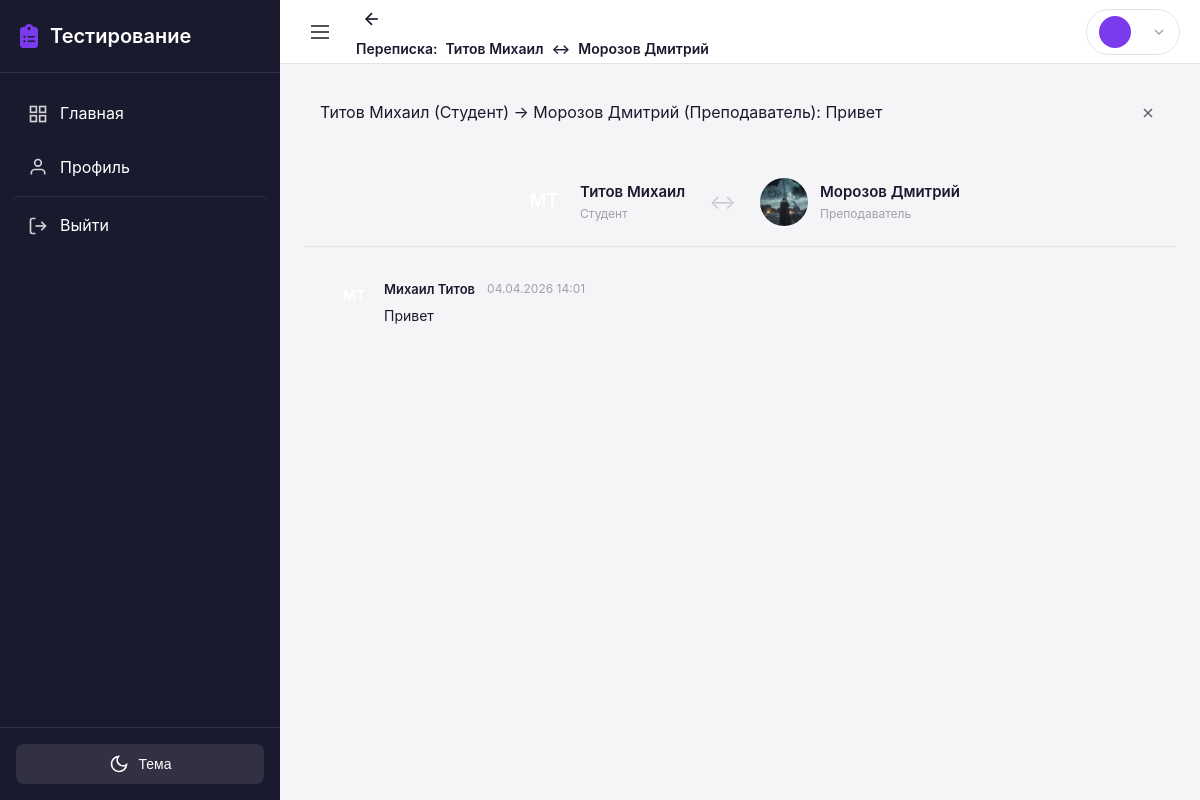
The page /chat/admin/4/5/ (signed in) on the database as committed earlier.
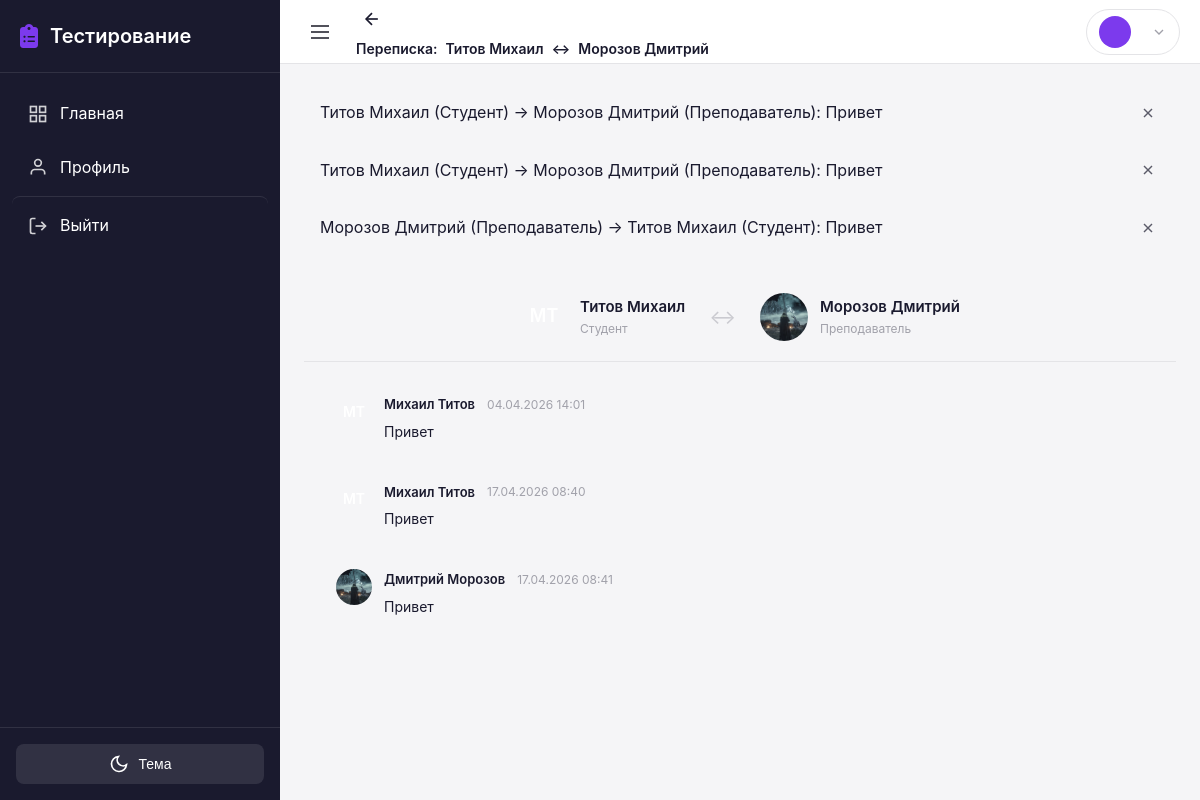
The same page on the database as committed later.
### chat/models.py (models this page shows, shortened)
class Message(models.Model):
    sender = models.ForeignKey(
        settings.AUTH_USER_MODEL,
        on_delete=models.CASCADE,
        related_name='sent_messages',
        verbose_name='Отправитель',
    )
    receiver = models.ForeignKey(
        settings.AUTH_USER_MODEL,
        on_delete=models.CASCADE,
        related_name='received_messages',
        verbose_name='Получатель',
    )
    text = models.TextField(verbose_name='Текст сообщения')
    is_read = models.BooleanField(default=False, verbose_name='Прочитано')
    created_at = models.DateTimeField(auto_now_add=True, verbose_name='Дата отправки')
    class Meta:
        verbose_name = 'Сообщение'
        verbose_name_plural = 'Сообщения'
        ordering = ['created_at']
        indexes = [
            models.Index(fields=['sender', 'receiver', 'created_at']),
            models.Index(fields=['receiver', 'is_read']),
        ]
    def __str__(self):
        return f'{self.sender} -> {self.receiver}: {self.text[:50]}'
    @classmethod
    def get_conversation(cls, user1, user2):
        return cls.objects.filter(
            Q(sender=user1, receiver=user2) | Q(sender=user2, receiver=user1)
        ).select_related('sender', 'receiver')

### users/models.py (models this page shows, shortened)
class User(AbstractUser):
    role = models.CharField(
        max_length=10,
        choices=UserRole.choices,
        default=UserRole.STUDENT,
        verbose_name='Роль'
    )
    phone = models.CharField(
        max_length=20,
        blank=True,
        verbose_name='Телефон'
    )
    birth_date = models.DateField(
        null=True,
        blank=True,
        verbose_name='Дата рождения'
    )
    patronymic = models.CharField(
        max_length=100,
        blank=True,
        verbose_name='Отчество'
    )
    class Meta:
        verbose_name = 'Пользователь'
        verbose_name_plural = 'Пользователи'
    def __str__(self):
        return f"{self.last_name} {self.first_name} ({self.get_role_display()})"
    @property
    def is_teacher(self):
        return self.role == UserRole.TEACHER
    @property
    def is_student(self):
        return self.role == UserRole.STUDENT

class Profile(models.Model):
    user = models.OneToOneField(
        User,
        on_delete=models.CASCADE,
        related_name='profile',
        verbose_name='Пользователь'
    )
    avatar = models.ImageField(
        upload_to='avatars/',
        null=True,
        blank=True,
        verbose_name='Аватар'
    )
    bio = models.TextField(
        blank=True,
        verbose_name='О себе'
    )
    group = models.ForeignKey(
        'groups.Group',
        on_delete=models.SET_NULL,
        null=True,
        blank=True,
        related_name='students',
        verbose_name='Группа',
        help_text='Группа, к которой принадлежит студент'
    )
    real_group = models.CharField(
        max_length=50,
        blank=True,
        verbose_name='Реальная группа',
        help_text='Для студентов после 11 класса (например, 11ИС-1/26)'
    )
    created_at = models.DateTimeField(
        auto_now_add=True,
        verbose_name='Дата создания'
    )
    updated_at = models.DateTimeField(
        auto_now=True,
        verbose_name='Дата обновления'
    )
    class Meta:
        verbose_name = 'Профиль'
        verbose_name_plural = 'Профили'

### chat/views.py (the view)
# urls.py: path('chat/admin/<int:user1_id>/<int:user2_id>/', views.admin_chat_view, name='admin_chat'),
@login_required
def admin_chat_view(request, user1_id, user2_id):
    if request.user.role != 'admin':
        return redirect('chat:contacts')
    user1 = get_object_or_404(User, id=user1_id)
    user2 = get_object_or_404(User, id=user2_id)
    messages = Message.get_conversation(user1, user2)
    context = {
        'user1': user1,
        'user2': user2,
        'messages': messages,
    }
    return render(request, 'chat/admin_chat.html', context)

### chat/context_processors.py (called while the page is built)
def unread_messages_count(request):
    if request.user.is_authenticated:
        count = Message.objects.filter(receiver=request.user, is_read=False).count()
        return {'total_unread_messages': count}
    return {'total_unread_messages': 0}

### testingPlatform/ngrok_skip_warning.py (called while the page is built)
    def __call__(self, request):
        request.META['HTTP_NGROK_SKIP_BROWSER_WARNING'] = 'true'
        response = self.get_response(request)
        response['ngrok-skip-browser-warning'] = 'true'
        return response

### templates/chat/admin_chat.html (shortened to what this page needs)
{% extends 'base.html' %}
{% block topbar_title %}
    <a href="{% url 'chat:admin_chat_list' %}" class="chat-back-btn">
        <svg width="20" height="20" viewBox="0 0 24 24" fill="none" stroke="currentColor" stroke-width="2">
            <line x1="19" y1="12" x2="5" y2="12"></line>
            <polyline points="12 19 5 12 12 5"></polyline>
        </svg>
    </a>
    <span class="chat-with-user">
        <span>Переписка:</span>
        <strong>{{ user1.last_name }} {{ user1.first_name }}</strong>
        <span>↔</span>
        <strong>{{ user2.last_name }} {{ user2.first_name }}</strong>
    </span>
{% endblock %}
{% block content %}
<div class="admin-chat-view">
    <div class="admin-chat-header">
        <div class="user-info">
            <div class="user-avatar-large">
                {% if user1.profile.avatar %}
                    <img src="{{ user1.profile.avatar.url }}" alt="{{ user1.last_name }}">
                {% else %}
                    <span>{{ user1.first_name|first }}{{ user1.last_name|first }}</span>
                {% endif %}
            </div>
            <div>
                <div class="user-name">{{ user1.last_name }} {{ user1.first_name }}</div>
                <div class="user-role">{{ user1.get_role_display }}</div>
            </div>
        </div>
        <div class="vs-icon">↔</div>
        <div class="user-info">
            <div class="user-avatar-large">
                {% if user2.profile.avatar %}
                    <img src="{{ user2.profile.avatar.url }}" alt="{{ user2.last_name }}">
                {% else %}
                    <span>{{ user2.first_name|first }}{{ user2.last_name|first }}</span>
                {% endif %}
            </div>
            <div>
                <div class="user-name">{{ user2.last_name }} {{ user2.first_name }}</div>
                <div class="user-role">{{ user2.get_role_display }}</div>
            </div>
        </div>
    </div>
    <div class="admin-messages">
        {% for message in messages %}
            <div class="admin-message {% if message.sender.id == user1.id %}from-user1{% else %}from-user2{% endif %}">
                <div class="message-sender-badge">
                    {% if message.sender.profile.avatar %}
                        <img src="{{ message.sender.profile.avatar.url }}" alt="{{ message.sender.last_name }}">
                    {% else %}
                        <span>{{ message.sender.first_name|first }}{{ message.sender.last_name|first }}</span>
                    {% endif %}
                </div>
                <div class="message-body">
                    <div class="message-meta">
                        <span class="sender-name">{{ message.sender.get_full_name|default:message.sender.username }}</span>
                        <span class="message-date">{{ message.created_at|date:"d.m.Y H:i" }}</span>
                    </div>
                    <div class="message-text">{{ message.text|linebreaksbr }}</div>
                </div>
            </div>
        {% empty %}
            <div class="no-messages">
                <p>В этой переписке нет сообщений</p>
            </div>
        {% endfor %}
    </div>
</div>
{% endblock %}

### templates/base.html (shortened to what the changed rows need)
<!DOCTYPE html>
<html lang="ru" data-theme="light">
<head>
    {% load static %}
    <link rel="stylesheet" href="{% static 'css/style.css' %}">
    <link rel="stylesheet" href="https://cdnjs.cloudflare.com/ajax/libs/font-awesome/6.5.1/css/all.min.css">
</head>
<body>
    <div class="app-container">
        <div class="main-content">
            <main class="content">
                {% if messages %}
                    <div class="messages">
                        {% for message in messages %}
                            <div class="message message-{{ message.tags }}">
                                <span>{{ message }}</span>
                                <button class="message-close" onclick="this.parentElement.remove()">
                                    <svg width="16" height="16" viewBox="0 0 24 24" fill="none" stroke="currentColor" stroke-width="2">
                                        <line x1="18" y1="6" x2="6" y2="18"></line>
                                        <line x1="6" y1="6" x2="18" y2="18"></line>
                                    </svg>
                                </button>
                            </div>
                        {% endfor %}
                    </div>
                {% endif %}
                {% block content %}{% endblock %}
            </main>
        </div>
    </div>
</body>
</html>

Rows that differ between the two databases and show on the page:
added Message: sender+receiver+text "Титов Михаил (Студент) -> Морозов Дмитрий (Преподаватель): Привет", sender.get_full_name "Михаил Титов", created_at "17.04.2026 08:40", text "Привет"
added Message: sender+receiver+text "Морозов Дмитрий (Преподаватель) -> Титов Михаил (Студент): Привет", sender.profile.avatar (picture), sender.get_full_name "Дмитрий Морозов", created_at "17.04.2026 08:41", text "Привет"
